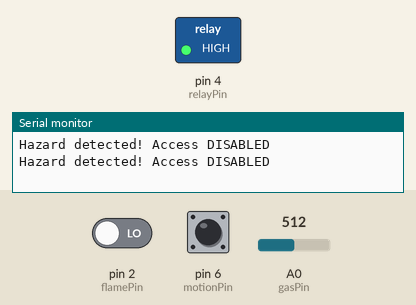
This program was run on a simulated Arduino Uno, built with avr-gcc and run on an emulated ATmega328P. Parts: switched loads named in the program (green lamp = pin HIGH), the last lines printed to the serial monitor. The inputs (shaded band) are chosen by the test bench; at power-on: A0 (gasPin) = 512, pin 2 (flamePin) LOW, pin 6 (motionPin) HIGH.

Above: at 1.8 s.
1.9 s: A0 (gasPin) set to 410
3.4 s: A0 (gasPin) set to 391
At 5.3 s:
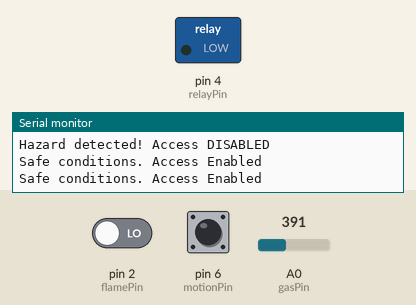
9.5 s: pin 2 (flamePin) driven HIGH
At 11.2 s:
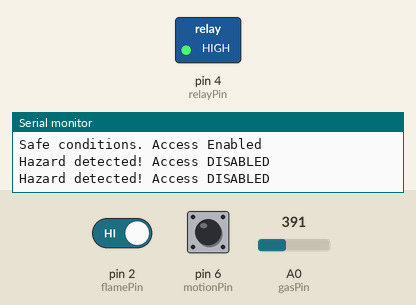
11.5 s: pin 2 (flamePin) driven LOW
At 12.8 s:
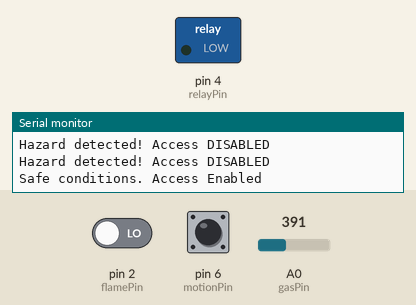
Timing chart, 0 to 14.5 s (numbered marks = the images above; inputs shaded):
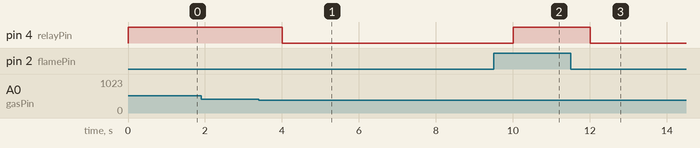

Measured:
- the behaviour switches between 401 and 400 on A0 (gasPin) (found by bisection; images 0 and 1)
- after the input at 3.4 s, pin 4 (relayPin): HIGH → LOW after 0.60 s
- after the input at 9.5 s, pin 4 (relayPin): LOW → HIGH after 0.51 s
- after the input at 11.5 s, pin 4 (relayPin): HIGH → LOW after 0.51 s

The program:

main.cpp
```cpp
#include <IRremote.h>
const int flamePin = 2;
const int gasPin = A0;
const int motionPin = 6;
const int relayPin = 4;
const int irPin = 3;

bool manualOverride = false;
bool overrideState = false;

void setup(){
  Serial.begin(9600);

  pinMode(flamePin, INPUT);
  pinMode(motionPin, INPUT);
  pinMode(relayPin, OUTPUT);
  IrReceiver.begin(irPin, ENABLE_LED_FEEDBACK);
}

void loop(){
  int gasValue = analogRead(gasPin);
  bool motionDetected = digitalRead(motionPin) == LOW;
  bool flameDetected = digitalRead(flamePin) == HIGH;
  bool hazard = flameDetected || motionDetected || gasValue > 400;

  if (IrReceiver.decode()){
    uint32_t raw = IrReceiver.decodedIRData.decodedRawData;
    Serial.print("Raw code: ");
    Serial.println(raw, HEX);

    if (raw == 0xE9167B80) {
      manualOverride = true;
      overrideState = true;
      Serial.println("Manual override: Access ENABLED.");
    } else if (raw == 0xE8177B80) {
      manualOverride = true;
      overrideState = false;
      Serial.println("Manual override: Access DISABLED.");
    }else if (raw == 0xEC137B80) {
      manualOverride = false;
      Serial.println("Manual ovveride CANCELLED.");
    }
    IrReceiver.resume();
  }

  if (manualOverride) {
    digitalWrite(relayPin, overrideState ? HIGH : LOW);
  } else {
    if (hazard) {
      digitalWrite(relayPin, HIGH);
      Serial.println("Hazard detected! Access DISABLED");
    } else {
      digitalWrite(relayPin, LOW);
      Serial.println("Safe conditions. Access Enabled");
    }
  }
  delay(1000);
}
```
